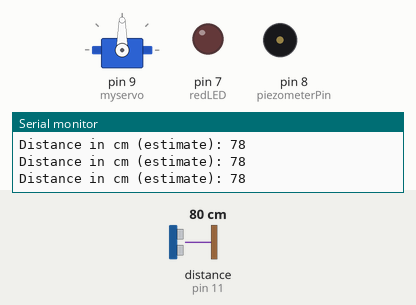
Simulated run of this sketch. Board: Arduino Uno, built with avr-gcc and run on an emulated ATmega328P. Parts: servo, output pins drawn as LEDs (lit = HIGH), buzzer (waves = sounding), the last lines printed to the serial monitor. Wiring (inferred from the names in the program): ultrasonic range finder: trigger pin 10; echo pin 11. The inputs (shaded band) are chosen by the test bench; at power-on: distance to the obstacle (sensor on pin 11) 80 cm. The echo pulse lasts 58.3 µs per cm; pins used as bus, display or sensor lines are not drawn.

Above: at 1.2 s.
1.3 s: distance to the obstacle (sensor on pin 11) set to 54 cm
4.3 s: distance to the obstacle (sensor on pin 11) set to 48 cm
At 4.7 s:
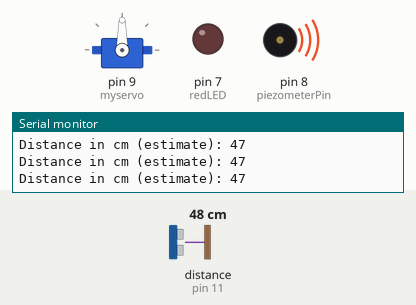
5.8 s: distance to the obstacle (sensor on pin 11) set to 12 cm
At 6.9 s:
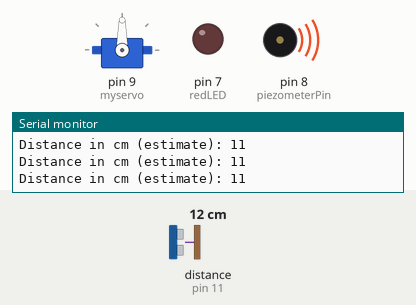
8.8 s: distance to the obstacle (sensor on pin 11) set to 9 cm
At 9.9 s:
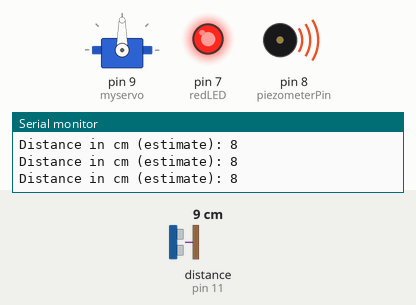
10.3 s: distance to the obstacle (sensor on pin 11) set to 18 cm
At 10.9 s:
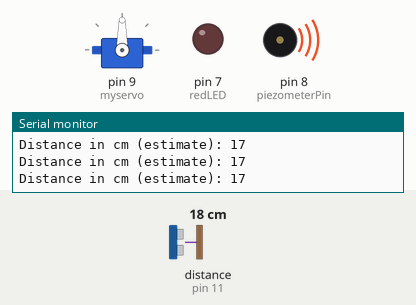
11.8 s: distance to the obstacle (sensor on pin 11) set to 7 cm
At 12.6 s:
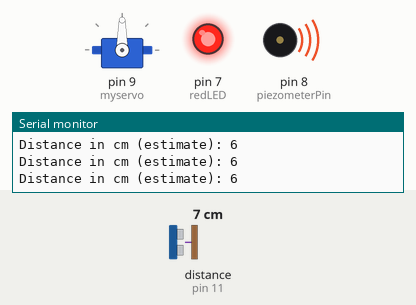
Timing chart, 0 to 14.8 s (numbered marks = the images above; inputs shaded):
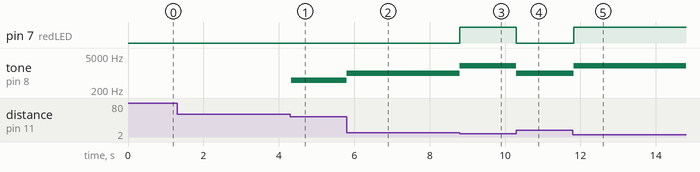

Measured:
- the behaviour switches between 51 and 50 cm on distance to the obstacle (sensor on pin 11) (found by bisection; images 0 and 1)
- the behaviour switches between 11 and 10 cm on distance to the obstacle (sensor on pin 11) (found by bisection; images 2 and 3)
- after the input at 4.3 s, tone on pin 8 (piezometerPin): silent → 500 Hz at once
- after the input at 5.8 s, tone on pin 8 (piezometerPin): 500 Hz → 1000 Hz at once
- after the input at 8.8 s, pin 7 (redLED): LOW → HIGH at once; tone on pin 8 (piezometerPin): 1000 Hz → 2000 Hz at once
- after the input at 10.3 s, pin 7 (redLED): HIGH → LOW at once; tone on pin 8 (piezometerPin): 2000 Hz → 1000 Hz at once
- after the input at 11.8 s, pin 7 (redLED): LOW → HIGH at once; tone on pin 8 (piezometerPin): 1000 Hz → 2000 Hz at once

The sketch:

sonar_servo_arduino_project.ino
```cpp
#include <Servo.h>

Servo myservo; // Create servo object to control a servo

int pos = 0; // variable to store the servo position

/////////////////////////////
// Sonar variables
long duration;
long distance;

const int trigPin = 10;
const int echoPin = 11;

//////////////////////////////
// Piezometer
int piezometerPin = 8;


///////////////////////////
// LED
int redLED = 7;

void setup() {
  // put your setup code here, to run once:
  Serial.begin(9600);
  myservo.attach(9); // Attaches the servo on pin 9 to the servo object

  // Servo
  pinMode(trigPin, OUTPUT);
  pinMode(echoPin, INPUT);

  /// LED
  pinMode(redLED, OUTPUT);

}

void loop() {
  // put your main code here, to run repeatedly:

  //////////////////////////
  // // Servo
  // for (pos = 0; pos <= 180; pos += 1) { // goes from 0 degrees to 180 degrees
  //   // In steps of 1 degree
  //   myservo.write(pos); // Tell servo to go to position in variable 'pos'
  //   delay(15);  // wait 15ms for the servo to reach the position
  // }
  // for (pos = 180; pos >= 0; pos -= 1) { // goes from 180 degrees to 0 degrees
  //   myservo.write(pos); // tell servo to position in variable 'pos'
  //   delay(15);          // waits 15ms for the servo to reach the position

  // }

  /////////////////////////////
  // Sonar
  digitalWrite(trigPin, LOW);
  delayMicroseconds(2);

  digitalWrite(trigPin, HIGH);
  delayMicroseconds(10);
  digitalWrite(trigPin, LOW);

  duration = pulseIn(echoPin, HIGH);

  distance = duration * 0.034 / 2;

  //////////////////////////////////
  // Piezometer
  if (distance >= 4 && distance < 10) {
    tone(piezometerPin, 2000, 100);
    digitalWrite(redLED, HIGH);
  } else if (distance >= 10 && distance < 20) {
    tone(piezometerPin, 1000, 500);
    digitalWrite(redLED, LOW);
  } else if (distance >= 20 && distance < 50) {
    tone(piezometerPin, 500, 500);
    digitalWrite(redLED, LOW);
  } else {
    digitalWrite(redLED, LOW);
  }

  Serial.println();
  Serial.print("Distance in cm (estimate): ");
  Serial.print(distance);
}
```
